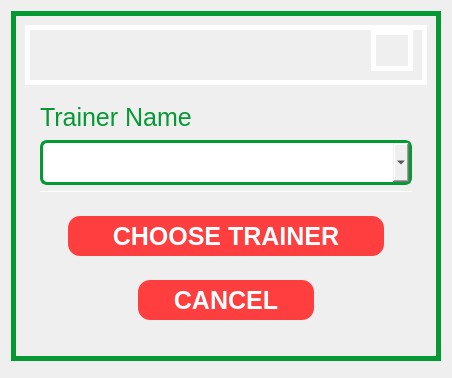
               <widget class="QWidget" name="page_33">
                <layout class="QGridLayout" name="gridLayout_42">
                 <item row="0" column="0">
                  <widget class="QFrame" name="frame_487">
                   <property name="minimumSize">
                    <size>
                     <width>430</width>
                     <height>350</height>
                    </size>
                   </property>
                   <property name="maximumSize">
                    <size>
                     <width>430</width>
                     <height>350</height>
                    </size>
                   </property>
                   <property name="styleSheet">
                    <string notr="true">border-radius: 0px;
border-style: solid;
border-width: 5px;
border-color: #049933;</string>
                   </property>
                   <property name="frameShape">
                    <enum>QFrame::StyledPanel</enum>
                   </property>
                   <property name="frameShadow">
                    <enum>QFrame::Raised</enum>
                   </property>
                   <layout class="QVBoxLayout" name="verticalLayout_78">
                    <item>
                     <widget class="QFrame" name="frame_488">
                      <property name="minimumSize">
                       <size>
                        <width>0</width>
                        <height>60</height>
                       </size>
                      </property>
                      <property name="maximumSize">
                       <size>
                        <width>16777215</width>
                        <height>60</height>
                       </size>
                      </property>
                      <property name="styleSheet">
                       <string notr="true">border-color: white;</string>
                      </property>
                      <property name="frameShape">
                       <enum>QFrame::StyledPanel</enum>
                      </property>
                      <property name="frameShadow">
                       <enum>QFrame::Raised</enum>
                      </property>
                      <layout class="QHBoxLayout" name="horizontalLayout_164">
                       <property name="topMargin">
                        <number>0</number>
                       </property>
                       <item>
                        <spacer name="horizontalSpacer_26">
                         <property name="orientation">
                          <enum>Qt::Horizontal</enum>
                         </property>
                         <property name="sizeHint" stdset="0">
                          <size>
                           <width>40</width>
                           <height>20</height>
                          </size>
                         </property>
                        </spacer>
                       </item>
                       <item>
                        <widget class="QPushButton" name="pushButton_68">
                         <property name="maximumSize">
                          <size>
                           <width>16777215</width>
                           <height>60</height>
                          </size>
                         </property>
                         <property name="focusPolicy">
                          <enum>Qt::NoFocus</enum>
                         </property>
                         <property name="styleSheet">
                          <string notr="true">border-radius: 0.1px;</string>
                         </property>
                         <property name="text">
                          <string/>
                         </property>
                         <property name="icon">
                          <iconset>
                           <normaloff>images/Spirit’s FITNESS GYM.png</normaloff>images/Spirit’s FITNESS GYM.png</iconset>
                         </property>
                         <property name="iconSize">
                          <size>
                           <width>200</width>
                           <height>30</height>
                          </size>
                         </property>
                        </widget>
                       </item>
                      </layout>
                     </widget>
                    </item>
                    <item>
                     <widget class="QFrame" name="frame_489">
                      <property name="styleSheet">
                       <string notr="true">border-color: white;
border-width: 0px;</string>
                      </property>
                      <property name="frameShape">
                       <enum>QFrame::StyledPanel</enum>
                      </property>
                      <property name="frameShadow">
                       <enum>QFrame::Raised</enum>
                      </property>
                      <layout class="QGridLayout" name="gridLayout_96">
                       <item row="0" column="1">
                        <widget class="QLabel" name="label_85">
                         <property name="maximumSize">
                          <size>
                           <width>330</width>
                           <height>45</height>
                          </size>
                         </property>
                         <property name="styleSheet">
                          <string notr="true">border-color: white;
font: 25px Arial, serif;
color: rgb(4, 153, 51);</string>
                         </property>
                         <property name="text">
                          <string>Trainer Name</string>
                         </property>
                        </widget>
                       </item>
                       <item row="0" column="2" rowspan="3">
                        <widget class="QFrame" name="frame_490">
                         <property name="frameShape">
                          <enum>QFrame::StyledPanel</enum>
                         </property>
                         <property name="frameShadow">
                          <enum>QFrame::Raised</enum>
                         </property>
                        </widget>
                       </item>
                       <item row="0" column="0" rowspan="3">
                        <widget class="QFrame" name="frame_491">
                         <property name="frameShape">
                          <enum>QFrame::StyledPanel</enum>
                         </property>
                         <property name="frameShadow">
                          <enum>QFrame::Raised</enum>
                         </property>
                        </widget>
                       </item>
                       <item row="3" column="0" colspan="3">
                        <widget class="QFrame" name="frame_492">
                         <property name="maximumSize">
                          <size>
                           <width>16777215</width>
                           <height>250</height>
                          </size>
                         </property>
                         <property name="frameShape">
                          <enum>QFrame::StyledPanel</enum>
                         </property>
                         <property name="frameShadow">
                          <enum>QFrame::Raised</enum>
                         </property>
                         <layout class="QVBoxLayout" name="verticalLayout_79">
                          <item>
                           <widget class="QFrame" name="frame_493">
                            <property name="frameShape">
                             <enum>QFrame::StyledPanel</enum>
                            </property>
                            <property name="frameShadow">
                             <enum>QFrame::Raised</enum>
                            </property>
                            <layout class="QHBoxLayout" name="horizontalLayout_165">
                             <item>
                              <widget class="QFrame" name="frame_494">
                               <property name="maximumSize">
                                <size>
                                 <width>10</width>
                                 <height>16777215</height>
                                </size>
                               </property>
                               <property name="frameShape">
                                <enum>QFrame::StyledPanel</enum>
                               </property>
                               <property name="frameShadow">
                                <enum>QFrame::Raised</enum>
                               </property>
                              </widget>
                             </item>
                             <item>
                              <widget class="QPushButton" name="confirm_add_trainer_btn">
                               <property name="minimumSize">
                                <size>
                                 <width>0</width>
                                 <height>40</height>
                                </size>
                               </property>
                               <property name="maximumSize">
                                <size>
                                 <width>16777215</width>
                                 <height>40</height>
                                </size>
                               </property>
                               <property name="cursor">
                                <cursorShape>PointingHandCursor</cursorShape>
                               </property>
                               <property name="focusPolicy">
                                <enum>Qt::NoFocus</enum>
                               </property>
                               <property name="styleSheet">
                                <string notr="true">QPushButton{
border-color: #FF3E3F;
background-color: rgb(255, 62, 63);
color: rgb(255, 255, 255);
font: bold 25px Arial, serif;
border-radius: 12px;

cursor: grab;
}

QPushButton:hover{
	border-color:#cc3132;
	background-color: #cc3132;
}
</string>
                               </property>
                               <property name="text">
                                <string>CHOOSE TRAINER</string>
                               </property>
                              </widget>
                             </item>
                             <item>
                              <widget class="QFrame" name="frame_495">
                               <property name="maximumSize">
                                <size>
                                 <width>10</width>
                                 <height>16777215</height>
                                </size>
                               </property>
                               <property name="frameShape">
                                <enum>QFrame::StyledPanel</enum>
                               </property>
                               <property name="frameShadow">
                                <enum>QFrame::Raised</enum>
                               </property>
                              </widget>
                             </item>
                            </layout>
                           </widget>
                          </item>
                          <item>
                           <widget class="QFrame" name="frame_496">
                            <property name="maximumSize">
                             <size>
                              <width>16777215</width>
                              <height>100</height>
                             </size>
                            </property>
                            <property name="frameShape">
                             <enum>QFrame::StyledPanel</enum>
                            </property>
                            <property name="frameShadow">
                             <enum>QFrame::Raised</enum>
                            </property>
                            <layout class="QHBoxLayout" name="horizontalLayout_166">
                             <item>
                              <widget class="QFrame" name="frame_497">
                               <property name="maximumSize">
                                <size>
                                 <width>80</width>
                                 <height>90</height>
                                </size>
                               </property>
                               <property name="frameShape">
                                <enum>QFrame::StyledPanel</enum>
                               </property>
                               <property name="frameShadow">
                                <enum>QFrame::Raised</enum>
                               </property>
                              </widget>
                             </item>
                             <item>
                              <widget class="QPushButton" name="cancel_add_trainer_btn">
                               <property name="minimumSize">
                                <size>
                                 <width>0</width>
                                 <height>40</height>
                                </size>
                               </property>
                               <property name="maximumSize">
                                <size>
                                 <width>200</width>
                                 <height>40</height>
                                </size>
                               </property>
                               <property name="cursor">
                                <cursorShape>PointingHandCursor</cursorShape>
                               </property>
                               <property name="focusPolicy">
                                <enum>Qt::NoFocus</enum>
                               </property>
                               <property name="styleSheet">
                                <string notr="true">QPushButton{
border-color: #FF3E3F;
background-color: rgb(255, 62, 63);
color: rgb(255, 255, 255);
font: bold 25px Arial, serif;
border-radius: 12px;

cursor: grab;
}

QPushButton:hover{
	border-color:#cc3132;
	background-color: #cc3132;
}
</string>
                               </property>
                               <property name="text">
                                <string>CANCEL</string>
                               </property>
                              </widget>
                             </item>
                             <item>
                              <widget class="QFrame" name="frame_498">
                               <property name="maximumSize">
                                <size>
                                 <width>80</width>
                                 <height>100</height>
                                </size>
                               </property>
                               <property name="frameShape">
                                <enum>QFrame::StyledPanel</enum>
                               </property>
                               <property name="frameShadow">
                                <enum>QFrame::Raised</enum>
                               </property>
                              </widget>
                             </item>
                            </layout>
                           </widget>
                          </item>
                         </layout>
                        </widget>
                       </item>
                       <item row="1" column="1">
                        <widget class="QComboBox" name="choose_trainer_comboBox">
                         <property name="minimumSize">
                          <size>
                           <width>0</width>
                           <height>45</height>
                          </size>
                         </property>
                         <property name="maximumSize">
                          <size>
                           <width>450</width>
                           <height>45</height>
                          </size>
                         </property>
                         <property name="styleSheet">
                          <string notr="true">QComboBox{
border: 3px solid  #049933;;
border-radius: 0px;
font: 25px Arial, serif;
border-radius: 7px;
}
QComboBox:focus{
border-color: #00bc3b;
background-color: #f2f2f2;
}</string>
                         </property>
                        </widget>
                       </item>
                       <item row="2" column="1">
                        <widget class="QLineEdit" name="equipment_id_remove_input_6">
                         <property name="minimumSize">
                          <size>
                           <width>0</width>
                           <height>1</height>
                          </size>
                         </property>
                         <property name="maximumSize">
                          <size>
                           <width>450</width>
                           <height>1</height>
                          </size>
                         </property>
                         <property name="focusPolicy">
                          <enum>Qt::NoFocus</enum>
                         </property>
                         <property name="styleSheet">
                          <string notr="true"/>
                         </property>
                        </widget>
                       </item>
                      </layout>
                     </widget>
                    </item>
                   </layout>
                  </widget>
                 </item>
                 <item row="1" column="0">
                  <widget class="QFrame" name="frame_429">
                   <property name="maximumSize">
                    <size>
                     <width>16777215</width>
                     <height>16777215</height>
                    </size>
                   </property>
                   <property name="frameShape">
                    <enum>QFrame::StyledPanel</enum>
                   </property>
                   <property name="frameShadow">
                    <enum>QFrame::Raised</enum>
                   </property>
                  </widget>
                 </item>
                </layout>
               </widget>
